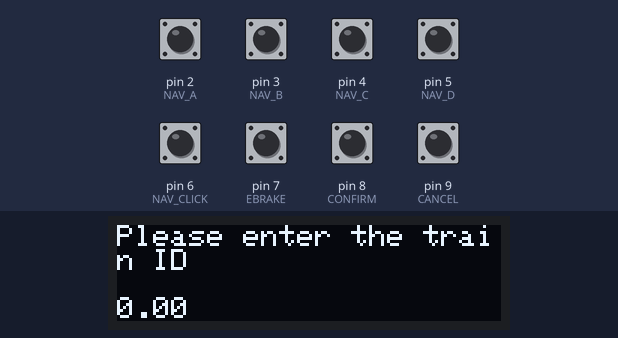
Bench run of a sketch on a simulated Arduino Uno, built with avr-gcc and run on an emulated ATmega328P. Shown: 128×32 one-colour display. The inputs (shaded band) are chosen by the test bench; at power-on: pin 2 (NAV_A), pin 3 (NAV_B), pin 4 (NAV_C), pin 5 (NAV_D), pin 6 (NAV_CLICK), pin 7 (EBRAKE), pin 8 (CONFIRM), pin 9 (CANCEL) HIGH. What the sketch prints to the serial monitor is not drawn.

Above: at 2.0 s.
2.1 s: pin 6 (NAV_CLICK) pulled LOW for 0.15 s
At 3.3 s:
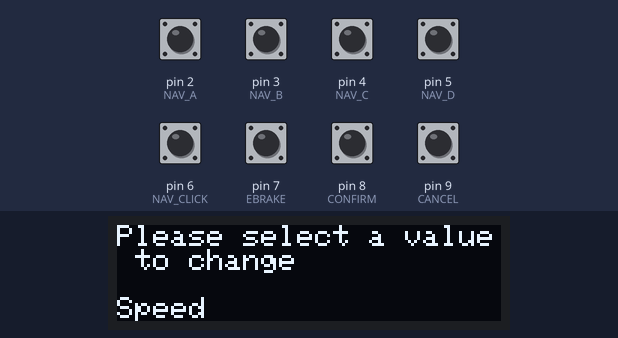
3.7 s: pin 2 (NAV_A) pulled LOW for 0.15 s
At 4.7 s:
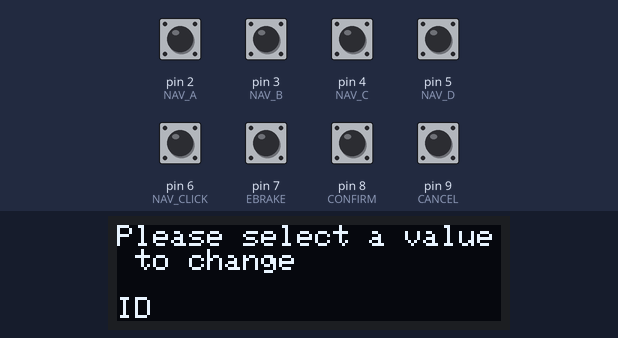
5.3 s: pin 3 (NAV_B) pulled LOW for 0.15 s
At 6.1 s:
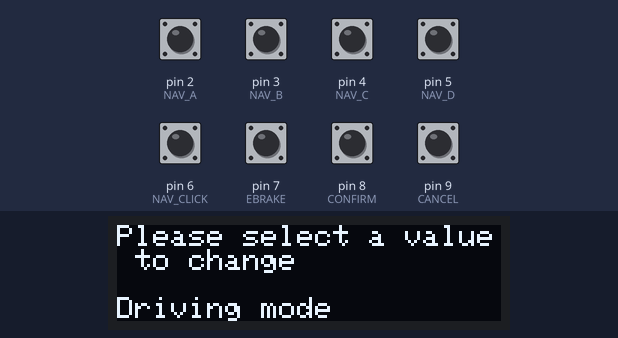
6.9 s: pin 8 (CONFIRM) pulled LOW for 0.15 s
At 7.4 s:
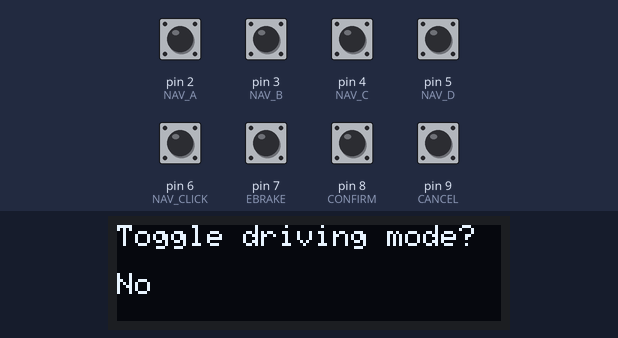
8.5 s: pin 4 (NAV_C) pulled LOW for 0.15 s
At 9.3 s:
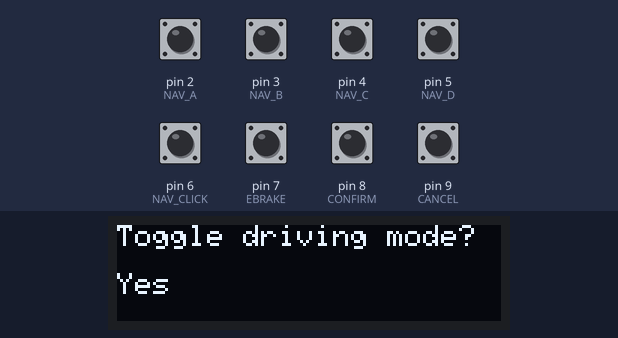
10.1 s: pin 8 (CONFIRM) pulled LOW for 1 s
At 11.0 s:
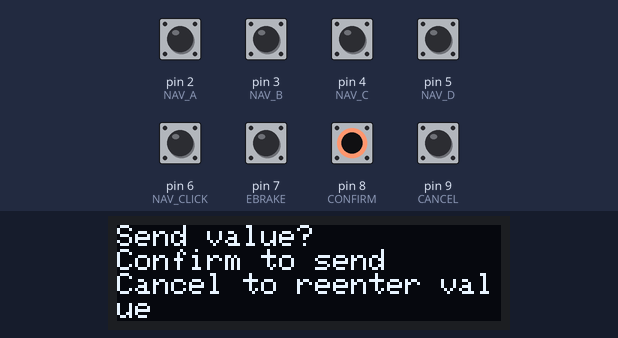
Timing chart, 0 to 13.1 s (numbered marks = the images above; inputs shaded):
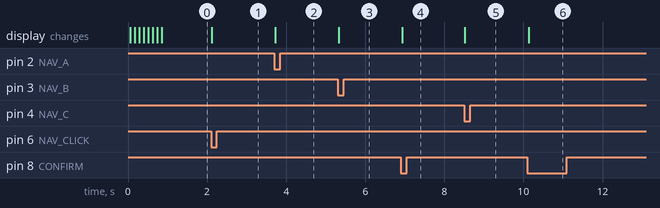

Measured:
- after the input at 2.1 s, the display: changes at once (image 1)
- after the input at 3.7 s, the display: changes at once (image 2)
- after the input at 5.3 s, the display: changes at once (image 3)
- after the input at 6.9 s, the display: changes at once (image 4)
- after the input at 8.5 s, the display: changes at once (image 5)
- after the input at 10.1 s, the display: changes at once (image 6)

The sketch:

ArduinoController.ino
```cpp
#include <Wire.h>
#include <Adafruit_GFX.h>
#include <Adafruit_SSD1306.h>
#include "PinChangeInterrupt.h"

#define SCREEN_WIDTH 128
#define SCREEN_HEIGHT 32

// declare OLED display connected to I2C
#define SCREEN_RESET -1
Adafruit_SSD1306 display(SCREEN_WIDTH, SCREEN_HEIGHT, &Wire, SCREEN_RESET);

// define rotary encoder


// input pin declarations
#define NAV_A 2
#define NAV_B 3
#define NAV_C 4
#define NAV_D 5
#define NAV_CLICK 6
#define EBRAKE 7
#define CONFIRM 8
#define CANCEL 9

// globals (I know they're bad, leave me alone)
byte state;     // 0 for picking ID, 1 for picking value to change, 2 for changing value, 3 for confirming change
byte parameter; // 0 for speed, 1 for ki, 2 for kp, 3 for temperature, 4 for service brake, 5 for emergency brake, 6 for interior lights
                // 7 for exterior lights, 8 for left door, 9 for right door, 10 for driving mode, 11 for id
double value;   // new value of param
char* paramStrings[] = {"Speed", "Ki", "Kp", "Temperature", "Service brake", "Emergency brake", "Interior lights",
                       "Exterior lights", "Left door", "Right door", "Driving mode", "ID"};
char* valueStrings[] = {"New speed:", "New ki", "New kp", "New temperature", "Toggle service brake?", "Reset emergency brake?",
                       "Toggle interior lights?", "Toggle exterior lights?", "Toggle left door?", "Toggle right door?",
                       "Toggle driving mode?", "New ID:"};


void setup() {
  // initialize globals
  state = 0;
  parameter = 0;
  value = 0;

  Serial.begin(9600);

  // set up initial interrupts
  pinMode(NAV_A, INPUT_PULLUP); // up
  attachPCINT(digitalPinToPCINT(NAV_A), nav_a, FALLING);
  pinMode(NAV_B, INPUT_PULLUP); // left
  attachPCINT(digitalPinToPCINT(NAV_B), nav_b, FALLING);
  pinMode(NAV_C, INPUT_PULLUP); // down
  attachPCINT(digitalPinToPCINT(NAV_C), nav_c, FALLING);
  pinMode(NAV_D, INPUT_PULLUP); // right
  attachPCINT(digitalPinToPCINT(NAV_D), nav_d, FALLING);
  pinMode(NAV_CLICK, INPUT_PULLUP);
  attachPCINT(digitalPinToPCINT(NAV_CLICK), nav_click, FALLING);

  pinMode(EBRAKE, INPUT_PULLUP);
  attachPCINT(digitalPinToPCINT(EBRAKE), emergency_brake, FALLING);

  pinMode(CONFIRM, INPUT_PULLUP);
  attachPCINT(digitalPinToPCINT(CONFIRM), confirm, FALLING);
  pinMode(CANCEL, INPUT_PULLUP);
  attachPCINT(digitalPinToPCINT(CANCEL), cancel, FALLING);

  // initialize display
  display.begin(SSD1306_SWITCHCAPVCC, 0x3C);

  // clear display buffer
  display.clearDisplay();
  display.display();

  displayStartUp();
}

void loop() {
  // get data
  switch(state){
    case 0:
      displayIdSelection();
      break;
    case 1:
      displayParamChoices();
      break;
    case 2:
      displayValChanges();
      break;
    case 3:
      displayConfirm();
      break;
    default:
      display.clearDisplay();
      display.setTextSize(1);
      display.setCursor(0, 0);
      display.println(F("Something's not working"));
      display.display();
      break;
  }
}

// ISRs


// up
void nav_a(){
  switch(state){
    case 0:
      value += 10;
      break;
    case 1:
      if(parameter == 0){
        parameter = 11;
      }
      else{
        parameter--;
      }
      break;
    case 2:
      if(parameter == 4 || parameter == 5 || parameter == 6 || parameter == 7 || parameter == 8 || parameter == 9 || parameter == 10){
        if(value == 0) value = 1;
        else value = 0;
      }
      else{
        value += 10;
      }
      break;
    case 3:
      // do nothing
      break;
    default:
      break;
  }
}

// left
void nav_b(){
  switch(state){
    case 0:
      value --;
      break;
    case 1:
      if(parameter == 0){
        parameter = 11;
      }
      else{
        parameter--;
      }
      break;
    case 2:
      if(parameter == 4 || parameter == 5 || parameter == 6 || parameter == 7 || parameter == 8 || parameter == 9 || parameter == 10){
        if(value == 0) value = 1;
        else value = 0;
      }
      else{
        value -= 1;
      }
      break;
    case 3:
      break;
    default:
      break;
  }
}

// down
void nav_c(){
  switch(state){
    case 0:
      value -= 10;
      break;
    case 1:
      parameter = (parameter + 1) % 12;
      break;
    case 2:
      if(parameter == 4 || parameter == 5 || parameter == 6 || parameter == 7 || parameter == 8 || parameter == 9 || parameter == 10){
        if(value == 0) value = 1;
        else value = 0;
      }
      else{
        value -= 10;
      }
      break;
    case 3:

      break;
    default:
      break;
  }
}

// right
void nav_d(){
  switch(state){
    case 0:
      value++;
      break;
    case 1:
      parameter = (parameter + 1) % 12;
      break;
    case 2:
      if(parameter == 4 || parameter == 5 || parameter == 6 || parameter == 7 || parameter == 8 || parameter == 9 || parameter == 10){
        if(value == 0) value = 1;
        else value = 0;
      }
      else{
        value += 1;
      }
      break;
    case 3:
      break;
    default:
      break;
  }
}

void nav_click(){
  byte* buf;
  switch(state){
    case 0:
      // send ID
      buf = (byte*) &value;
      Serial.write((byte) 11);
      Serial.write(buf, 4);
      state = 1;
      break;
    case 1:
      break;
    case 2:
      break;
    case 3:
      break;
    default:
      break;
  }
}

void emergency_brake(){
  if(state > 0){
    double temp = 10.0;
    byte* buf = (byte*) &temp;
    Serial.write((byte) 5);
    Serial.write(buf, 4);
  }
}

void confirm(){
  byte* buf;
  switch(state){
    case 0:
      // send ID
      buf = (byte*) &value;
      Serial.write((byte) 11);
      Serial.write(buf, 4);
      state = 1;
      break;
    case 1:
      value = 0;
      state = 2;
      break;
    case 2:
      if(parameter == 4 || parameter == 5 || parameter == 6 || parameter == 7 || parameter == 8 || parameter == 9 || parameter == 10){
        if(value == 0) state = 1;
        else state = 3;
      }
      else state = 3;
      break;
    case 3:
      // send value
      buf = (byte*) &value;
      Serial.write(parameter);
      Serial.write(buf, 4);
      state = 1;
      break;
    default:
      break;
  }
}

void cancel(){
  if(state == 3) state = 2;
}


/*
void valueUp(){
  // if value is numeric, display integers
  // if value is service brake, have enable or disable
    switch(current_value){
      case 0: // speed
        new_value++;
        break;
      case 1: // ki
        new_value++;
        break;
      case 2: // kp
        new_value++;
        break;
      case 3: // temperature
        new_value++;
        break;
      case 4: // service brake
        new_value = !new_value;
        break;
      case 5: // lights
        new_value = !new_value;
        break;
      case 6: // left door
        new_value = !new_value;
        break;
      case 7: // right door
        new_value = !new_value;
        break;
      case 8: // emergency brake
        new_value = !new_value;
        break;
      case 9: // id
        id++;
        break;
      default:
        break;
    }
}


void valueDown(){
    switch(current_value){
      case 0: // speed
        new_value--;
        break;
      case 1: // ki
        new_value--;
        break;
      case 2: // kp
        new_value--;
        break;
      case 3: // temperature
        new_value--;
        break;
      case 4: // service brake
        new_value = !new_value;
        break;
      case 5: // lights
        new_value = !new_value;
        break;
      case 6: // left door
        new_value = !new_value;
        break;
      case 7: // right door
        new_value = !new_value;
        break;
      case 8: // emergency brake
        new_value = !new_value;
        break;
      case 9: // id
        id--;
        break;
      default:
        break;
    }
}
*/
// display functions
void displayStartUp(){
  display.clearDisplay();
  display.setTextSize(3);
  display.setTextColor(WHITE);
  display.setCursor(0, 8);
  display.print(F("L"));
  display.display();
  delay(100);
  display.print(F("O"));
  display.display();
  delay(100);
  display.print(F("A"));
  display.display();
  delay(100);
  display.print(F("D"));
  display.display();
  delay(100);
  display.print(F("I"));
  display.display();
  delay(100);
  display.print(F("N"));
  display.display();
  delay(100);
  display.print(F("G"));
  display.display();
  delay(100);
}

void displayParamChoices(){
    display.clearDisplay();
    display.setTextSize(1);
    display.setCursor(0, 0);
    display.println(F("Please select a value to change"));
    display.println();
    display.println(paramStrings[(int) parameter]);
    display.display();
}

void displayIdSelection(){
    display.clearDisplay();
    display.setTextSize(1);
    display.setCursor(0, 0);
    display.println(F("Please enter the train ID"));
    display.println();
    display.println(value);
    display.display();
}

void displayValChanges(){
    display.clearDisplay();
    display.setTextSize(1);
    display.setCursor(0, 0);
    display.println(valueStrings[(int) parameter]);
    display.println();
    if(parameter == 4 || parameter == 5 || parameter == 6 || parameter == 7 || parameter == 8 || parameter == 9 || parameter == 10){
      if(value == 1) display.println(F("Yes"));
      else display.println(F("No"));
    }
    else display.println(value);
    display.display();
}

void displayConfirm(){
    display.clearDisplay();
    display.setTextSize(1);
    display.setCursor(0, 0);
    display.println(F("Send value?"));
    display.println(F("Confirm to send"));
    display.println(F("Cancel to reenter value"));
    display.display();
}
```
